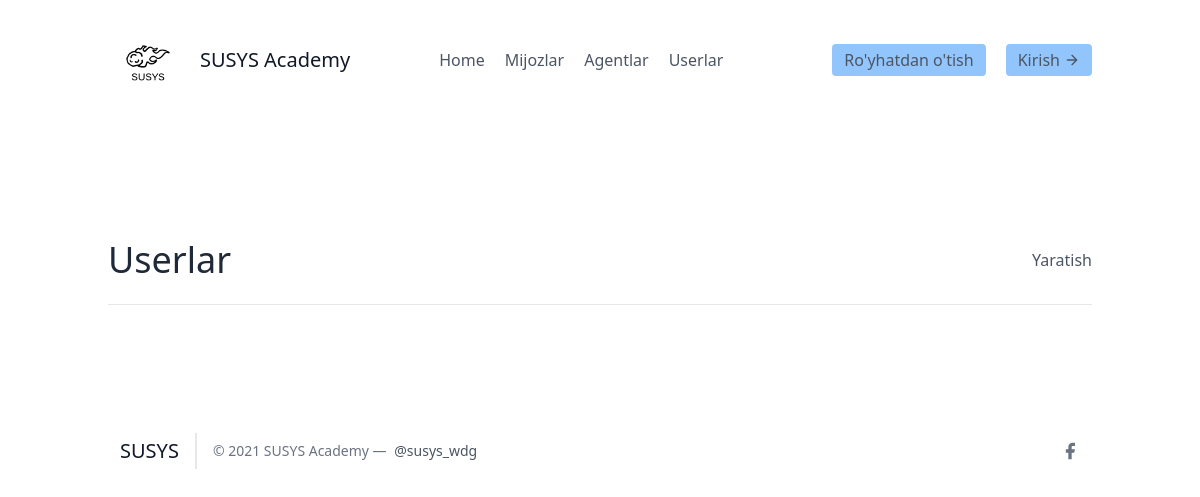
The app's page /users/, older data.
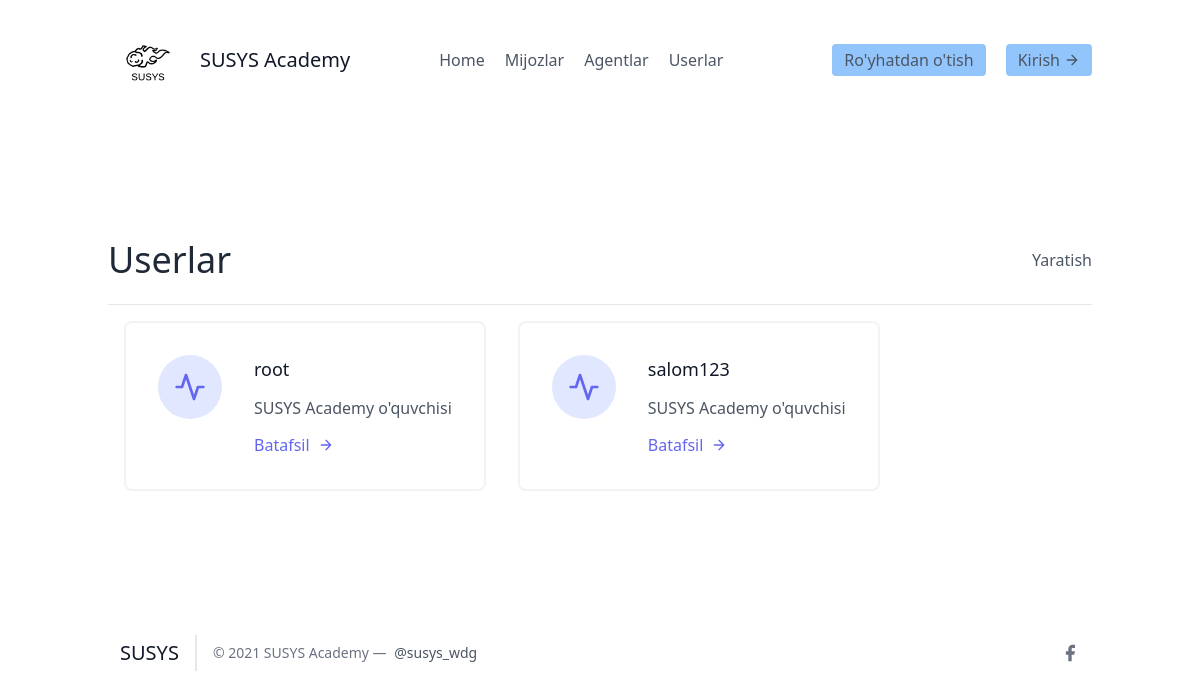
The same page, newer data.
### leads/models.py (models this page shows, shortened)
class Userlar(models.Model):
  user = models.OneToOneField(User, on_delete=models.CASCADE)
  profil = models.ForeignKey(UserProfil, on_delete=models.CASCADE)

class User(AbstractUser):
  pass

### users/views.py (the view)
# urls.py: path('', UserListView.as_view(), name = "user-list")
class UserListView(generic.ListView):
  template_name = "users/users.html"
  def get_queryset(self):
      return Userlar.objects.all()

### users/templates/users/users.html (shortened to what this page needs)
{% extends 'main.html' %}
{% block content %}
<section class="text-gray-600 body-font">
  <div class="container px-5 py-24 mx-auto flex flex-wrap">
    <div class="w-full py-6 flex justify-between items-center border-b border-gray-200">
        <div>
            <h1 class="text-4xl text-gray-800">Userlar</h1>
        </div>
        <div>
            <a class="y=text-gray-500 hover:text-blue-700" href="{% url 'leads:lead-create' %}">Yaratish</a>
        </div>
    </div>
    <div class="flex flex-wrap">
      {% for user in object_list %}
      <div class="p-4 lg:w-1/2 md:w-full">
        <div class="flex border-2 rounded-lg border-gray-200 border-opacity-50 p-8 sm:flex-row flex-col">
          <div class="w-16 h-16 sm:mr-8 sm:mb-0 mb-4 inline-flex items-center justify-center rounded-full bg-indigo-100 text-indigo-500 flex-shrink-0">
            <svg fill="none" stroke="currentColor" stroke-linecap="round" stroke-linejoin="round" stroke-width="2" class="w-8 h-8" viewBox="0 0 24 24">
              <path d="M22 12h-4l-3 9L9 3l-3 9H2"></path>
            </svg>
          </div>
          <div class="flex-grow">
            <h2 class="text-gray-900 text-lg title-font font-medium mb-3">{{user.user.username}}</h2>
            <p class="leading-relaxed text-base">SUSYS Academy o'quvchisi</p>
            <a href="" class="mt-3 text-indigo-500 inline-flex items-center">Batafsil
              <svg fill="none" stroke="currentColor" stroke-linecap="round" stroke-linejoin="round" stroke-width="2" class="w-4 h-4 ml-2" viewBox="0 0 24 24">
                <path d="M5 12h14M12 5l7 7-7 7"></path>
              </svg>
            </a>
          </div>
        </div>
      </div>
      {% endfor %}
    </div>
  </div>
</section>
{% endblock %}

Row changes from the older to the newer data that the page shows:
added Userlar: user.username "root"
added Userlar: user.username "salom123"
